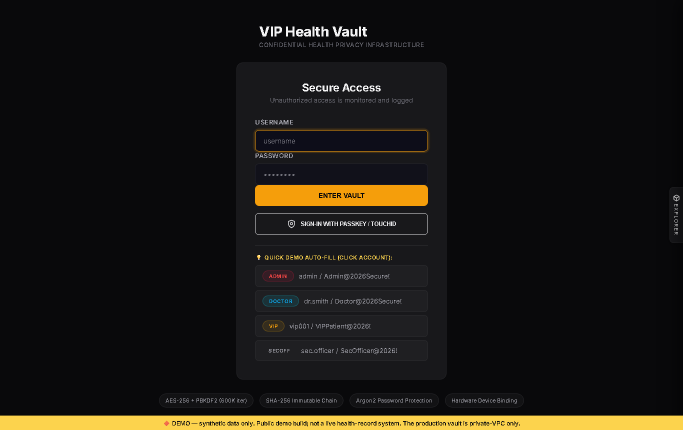
#> input picture docs/screenshots/01_login.png, 1366 x 860 px, given in place of 01.png, which was not available (shown at 1/2 size)
$ python capture_walkthrough.py
#> lines starting #> are read from the running program, lines starting #| are printed output that depends on the picture; pictures that were not available may be replaced by others from this repository, and a replacement may not be noted
#> (the call stopped at in capture, `with sync_playwright() as p:`: playwright is not available in this run)
"""
scripts/capture_walkthrough.py — regenerate the README walkthrough GIF.

Drives a running demo instance with a headless browser, captures eleven scenes
(the practitioner, the secretary, the client, and an administrator who cannot
read anything on their own), overlays a self-captioning top bar on each, and
stitches them into a looping GIF at docs/screenshots/walkthrough.gif.

Silent by design: every frame explains itself, so the GIF is legible in a README
without audio.

Setup (one time):
    pip install playwright pillow
    python -m playwright install chromium

Start a clean demo, e.g. with Docker (fresh volumes):
    docker compose -f docker-compose.yml -f docker-compose.demo.yml up --build

Then:
    python scripts/capture_walkthrough.py                       # uses :8000
    python scripts/capture_walkthrough.py http://127.0.0.1:8093

It signs in four times; the demo allows 5 sign-ins per IP per minute. Run it on a
fresh demo: the client's privacy-notice scene needs a client who has not accepted it.
"""

import os
import sys
import tempfile

from playwright.sync_api import sync_playwright
from PIL import Image, ImageDraw, ImageFont

BASE = sys.argv[1] if len(sys.argv) > 1 else "http://127.0.0.1:8000"
ROOT = os.path.dirname(os.path.dirname(os.path.abspath(__file__)))
OUT_GIF = os.path.join(ROOT, "docs", "screenshots", "walkthrough.gif")

PRACTITIONER = ("psk.elif", "Practitioner@2026!")
SECRETARY = ("secretary.ayse", "Secretary@2026!")
CLIENT = ("client001", "Client@2026Secure!")
ADMIN = ("admin", "Admin@2026Secure!")
VW = {"width": 1366, "height": 860}

# (id, caption, duration_ms)
SCENES = [
    ("01", "Sign in — Argon2id hashing, httpOnly-cookie sessions, 5 attempts per minute", 2300),
    ("02", "Practitioner dashboard — clients who gave consent, and the next appointments", 3000),
    ("03", "The client's file — profile, notes, and a transcript only the practitioner sees", 3200),
    ("04", "Appointment book — no double booking; completed sessions are invoiced", 2800),
    ("05", "An invoice — numbered, printable, and nothing clinical on it", 3000),
    ("06", "The secretary runs the book — and sees no record, consent or note", 3000),
    ("07", "A client's first sign-in — the KVKK privacy notice and explicit consent", 3200),
    ("08", "The client's own file — the practitioner's transcript and process note are hidden", 3000),
    ("09", "My Data — download a copy (KVKK Art. 11) or request erasure", 2800),
    ("10", "An admin sees \u201cSELECT CLIENT\u201d — no records on their own authority", 2600),
    ("11", "KVKK requests — erasure needs a second person's co-signature (dual control)", 3200),
]

TITLE = "MAHREM — CONFIDENTIAL CLIENT RECORDS"
W, BAR = 1100, 92
BG, ACC, MUT, FG = (11, 13, 18), (230, 168, 60), (150, 160, 175), (238, 242, 248)


def _font(sz, bold=False):
#> called with sz = 15, bold = True
    for pth in ([r"C:/Windows/Fonts/arialbd.ttf", "/usr/share/fonts/truetype/dejavu/DejaVuSans-Bold.ttf"]
                if bold else [r"C:/Windows/Fonts/arial.ttf", "/usr/share/fonts/truetype/dejavu/DejaVuSans.ttf"]):
        try:
            return ImageFont.truetype(pth, sz)
        except OSError:
            continue
    return ImageFont.load_default()


def _sign_in(browser, user, pw, settle=4500):
    page = browser.new_context(viewport=VW).new_page()
    page.goto(BASE, wait_until="networkidle")
    page.fill("#inp-username", user)
    page.fill("#inp-password", pw)
    page.click("#btn-login")
    page.wait_for_timeout(settle)
    return page


def _shot(page, raw_dir, sid, settle):
    page.wait_for_timeout(settle)
    page.screenshot(path=os.path.join(raw_dir, f"{sid}.png"))


def capture(raw_dir):
    """Drive the browser and drop the raw PNG scenes into raw_dir."""
    with sync_playwright() as p:
        b = p.chromium.launch()

        # Act 1 — the practitioner
        pg = b.new_context(viewport=VW).new_page()
        pg.goto(BASE, wait_until="networkidle")
        _shot(pg, raw_dir, "01", 700)
        pg.fill("#inp-username", PRACTITIONER[0])
        pg.fill("#inp-password", PRACTITIONER[1])
        pg.click("#btn-login")
        _shot(pg, raw_dir, "02", 5500)
        pg.click('[data-page="records"]')
        _shot(pg, raw_dir, "03", 3500)
        pg.click('[data-page="appointments"]')
        _shot(pg, raw_dir, "04", 2500)
        pg.click('[data-action="open-invoice"]')
        _shot(pg, raw_dir, "05", 1800)

        # Act 2 — the secretary
        pg = _sign_in(b, *SECRETARY)
        _shot(pg, raw_dir, "06", 800)

        # Act 3 — the client
        pg = _sign_in(b, *CLIENT)
        pg.wait_for_selector("#kvkk-notice-overlay:not([hidden])", timeout=20000)
        _shot(pg, raw_dir, "07", 800)                     # the privacy notice, first sign-in
        # The styled box hides the real checkbox, so tick it directly.
        pg.evaluate("document.getElementById('kvkk-consent-check').checked = true")
        pg.click('[data-action="kvkk-accept"]')
        pg.wait_for_timeout(1200)
        pg.click('[data-page="records"]')
        _shot(pg, raw_dir, "08", 3500)
        pg.click('[data-page="mydata"]')
        _shot(pg, raw_dir, "09", 2200)
        pg.on("dialog", lambda dialog: dialog.accept())   # "Ask the practice to erase your data?"
        pg.click('[data-action="kvkk-request-erasure"]')   # so the operator has a request to show
        pg.wait_for_timeout(2500)

        # Act 4 — governance
        pg = _sign_in(b, *ADMIN)
        _shot(pg, raw_dir, "10", 800)
        pg.click('[data-page="erasure-requests"]')
        _shot(pg, raw_dir, "11", 2000)

        b.close()


def compose(raw_dir):
    """Caption each raw scene and stitch the looping GIF."""
    f_title, f_step = _font(15, True), _font(19, True)
    frames, durs = [], []
    for sid, cap, dur in SCENES:
        src = Image.open(os.path.join(raw_dir, f"{sid}.png")).convert("RGB")
#> src is the input picture: PIL image 1366x860 RGB; mean R, G, B 25.1, 22.6, 18.7
        h = int(src.height * W / src.width)
#> h = 692
        src = src.resize((W, h), Image.LANCZOS)
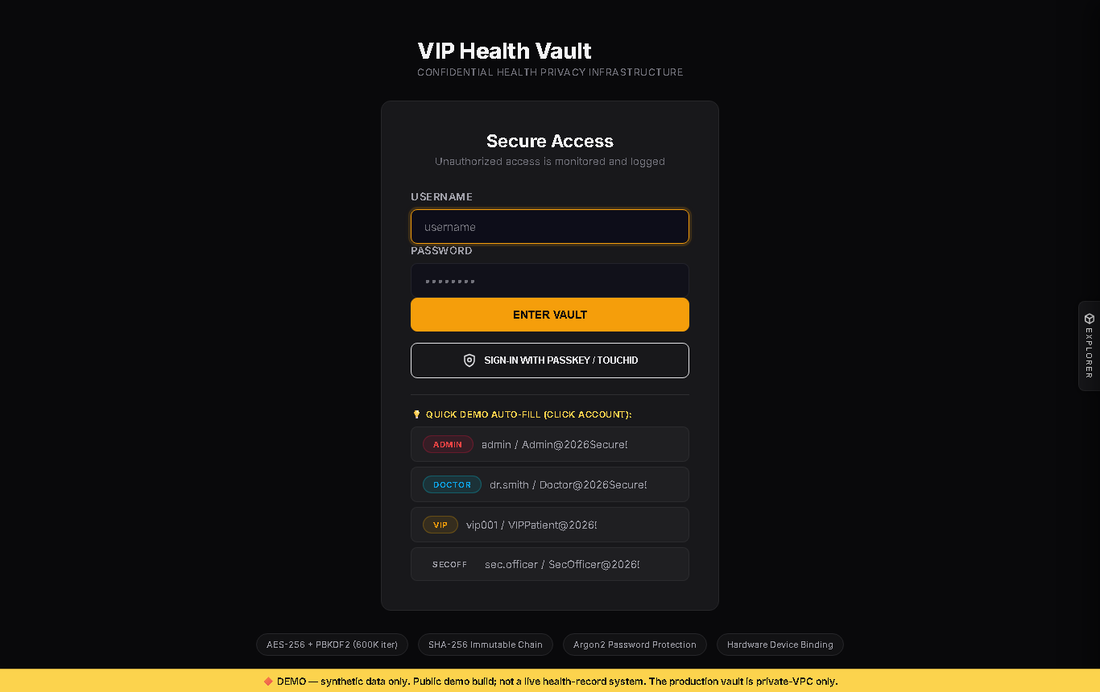
#> src: PIL image 1100x692 RGB; mean R, G, B 25, 22.6, 18.7
        canvas = Image.new("RGB", (W, h + BAR), BG)
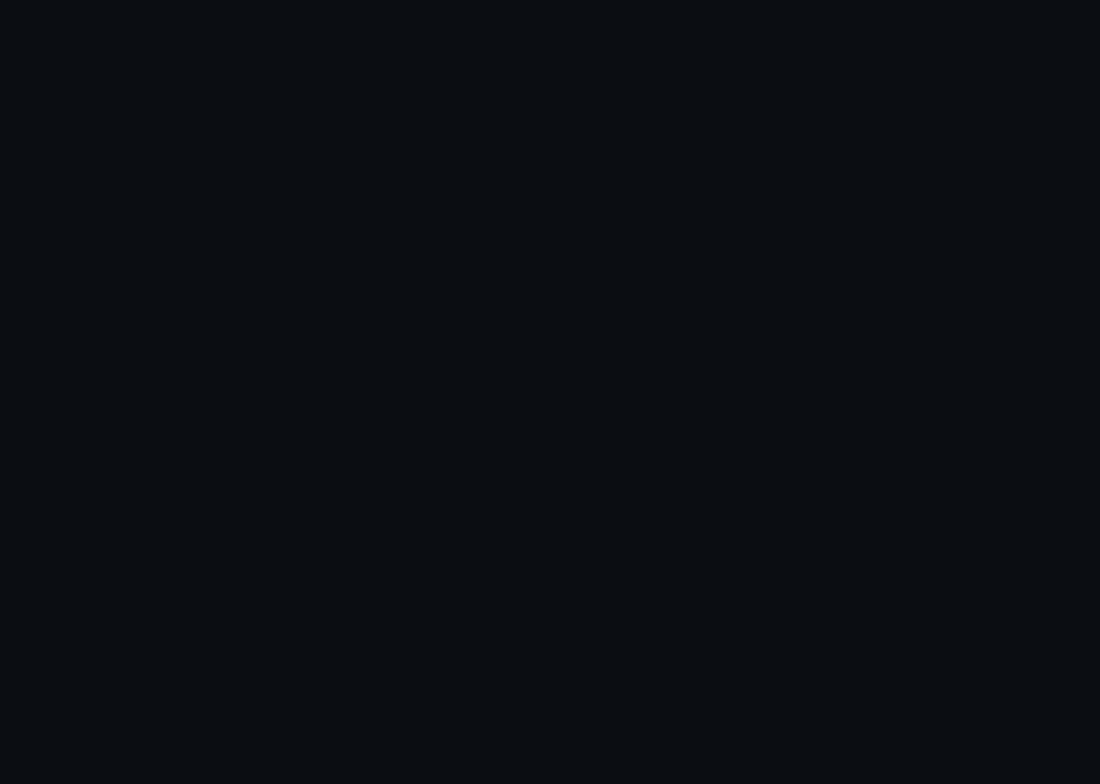
#> canvas: PIL image 1100x784 RGB; mean R, G, B 11, 13, 18
        canvas.paste(src, (0, BAR))
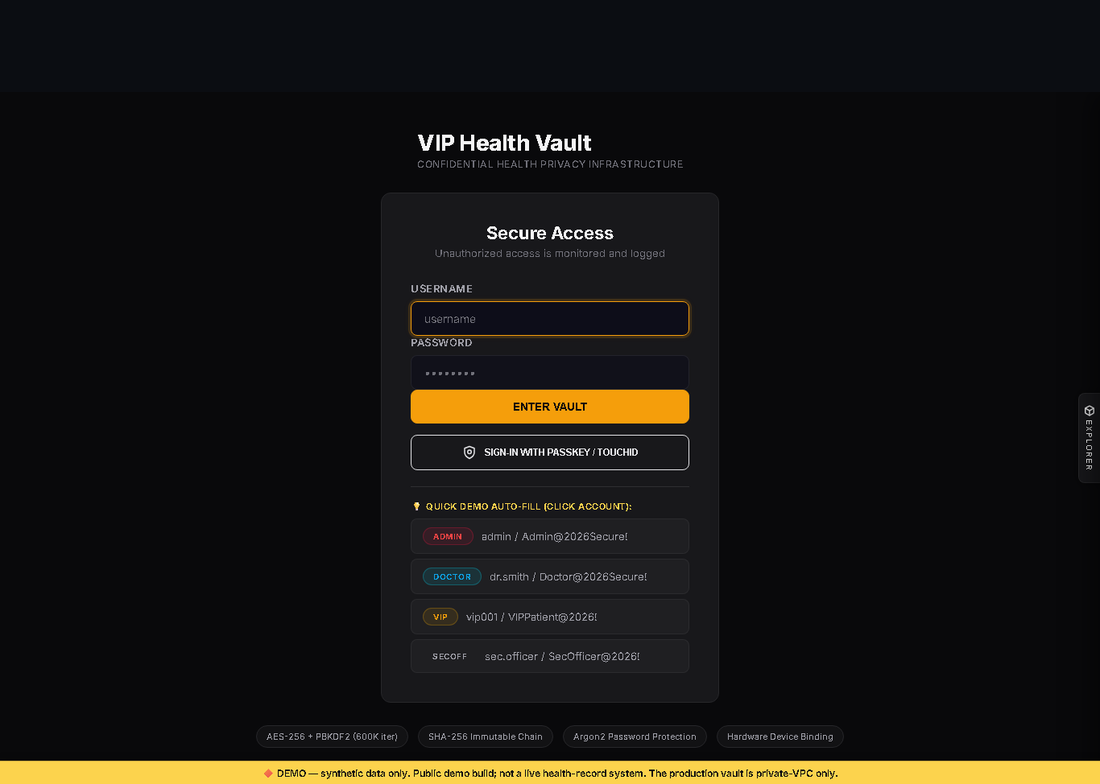
#> canvas: PIL image 1100x784 RGB; mean R, G, B 23.4, 21.5, 18.6
        d = ImageDraw.Draw(canvas)
        d.rectangle([0, BAR - 2, W, BAR], fill=(30, 36, 46))
        d.rectangle([18, 20, 22, BAR - 20], fill=ACC)
        d.text((34, 18), TITLE, font=f_title, fill=MUT)
        step = f"{SCENES.index((sid, cap, dur)) + 1} / {len(SCENES)}"
        tw = d.textbbox((0, 0), step, font=f_step)[2]
#> tw = 55
        px = W - tw - 46
#> px = 999
        avail = (px - 14) - 34 - 18
#> avail = 933
        sz, cf = 25, _font(25, True)
        while sz > 16 and d.textlength(cap, font=cf) > avail:
            sz -= 1
            cf = _font(sz, True)
#> this loop made 2 passes
#> sz on passes 1 to 2: 24, 23
#> after the loop, sz = 23
        d.text((34, 44), cap, font=cf, fill=FG)
        d.rounded_rectangle([px - 14, 26, W - 20, 60], 10, fill=(24, 29, 38), outline=(52, 60, 72))
        d.text((px, 32), step, font=f_step, fill=ACC)
        frames.append(canvas)
        durs.append(dur)
#> pass 2 of the loop in compose, `for sid, cap, dur in SCENES:`:
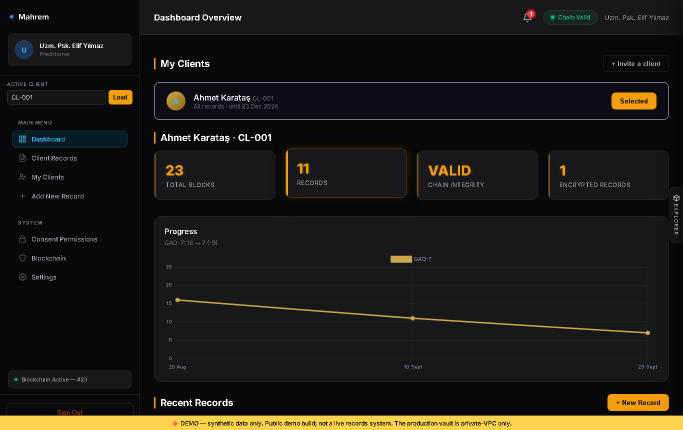
#> input picture docs/screenshots/02_dashboard.png, 1366 x 860 px, given in place of 02.png, which was not available (shown at 1/2 size)
#> in compose, src is the input picture: PIL image 1366x860 RGB; mean R, G, B 29, 27, 23.9
#> in compose, `src = src.resize((W, h), Image.LANCZOS)`:
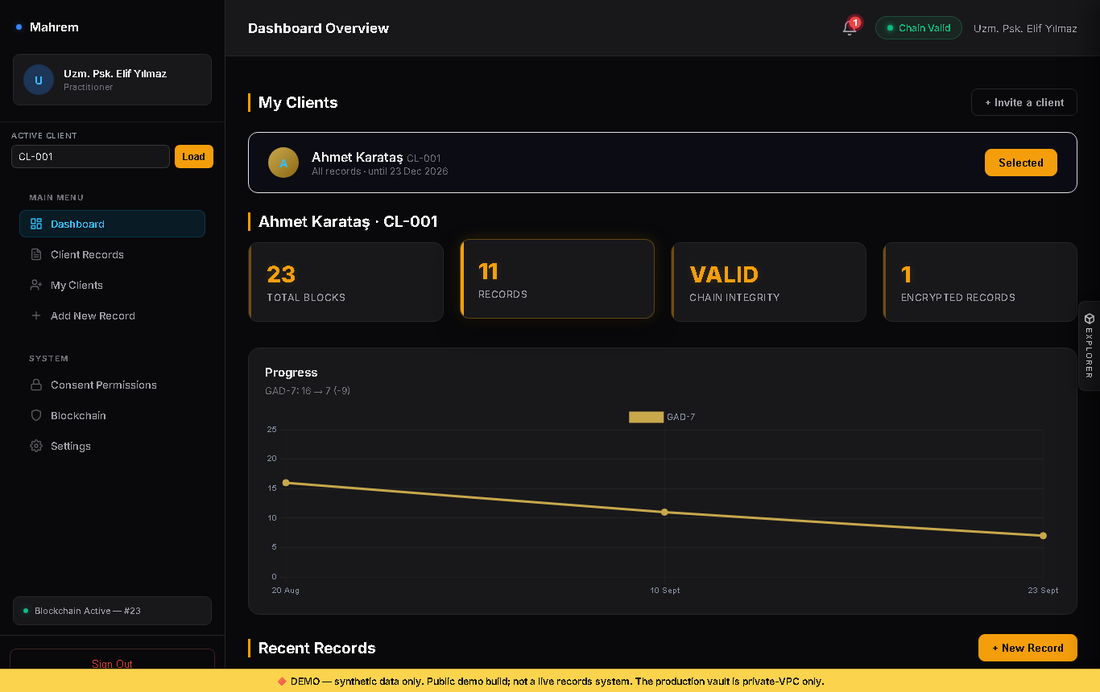
#> src: PIL image 1100x692 RGB; mean R, G, B 29, 27, 23.9
#> in compose, `canvas.paste(src, (0, BAR))`:
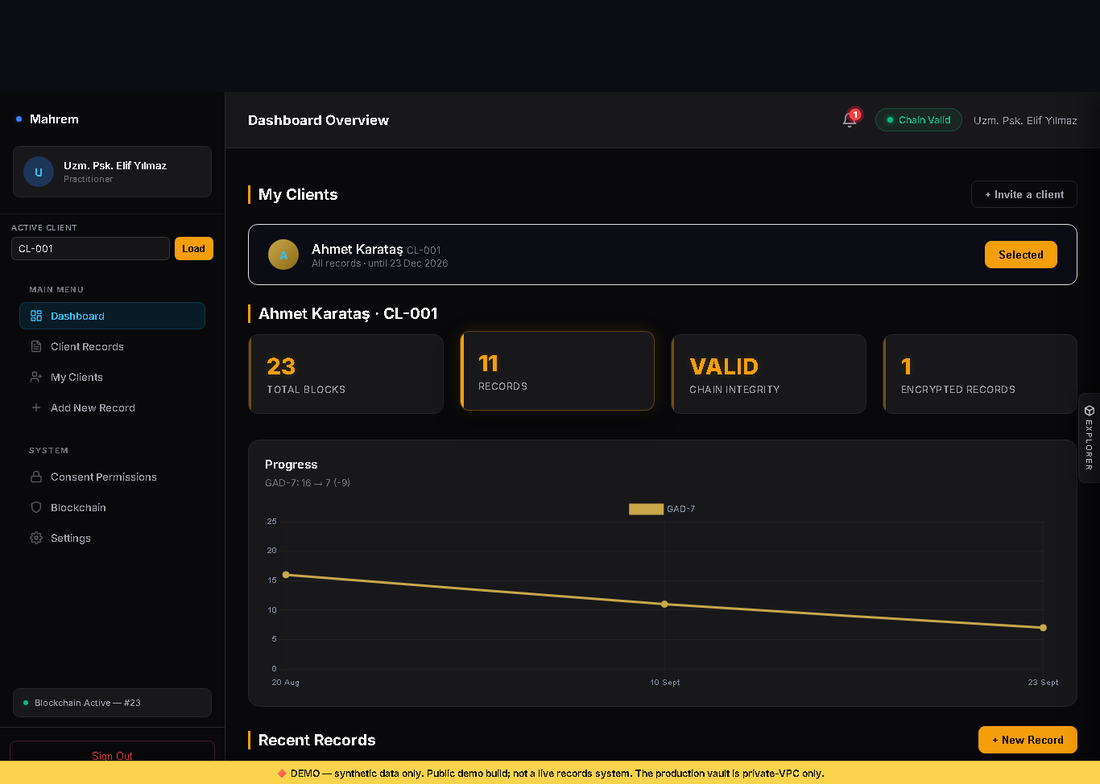
#> canvas: PIL image 1100x784 RGB; mean R, G, B 26.9, 25.4, 23.2
#> the loop in compose, `while sz > 16 and d.textlength(cap, font=cf) > avail:` made 2 passes

    pal = frames[2].convert("P", palette=Image.ADAPTIVE, colors=256)
    q = [fr.quantize(palette=pal, dither=Image.NONE) for fr in frames]
    os.makedirs(os.path.dirname(OUT_GIF), exist_ok=True)
    q[0].save(OUT_GIF, save_all=True, append_images=q[1:], duration=durs,
              loop=0, optimize=True, disposal=2)
    print("wrote", OUT_GIF, "-", round(os.path.getsize(OUT_GIF) / 1024 / 1024, 2), "MB")


def main():
    with tempfile.TemporaryDirectory() as raw:
        capture(raw)
        compose(raw)


if __name__ == "__main__":
#> (the run stopped early here; a loop or call above may not have finished)
